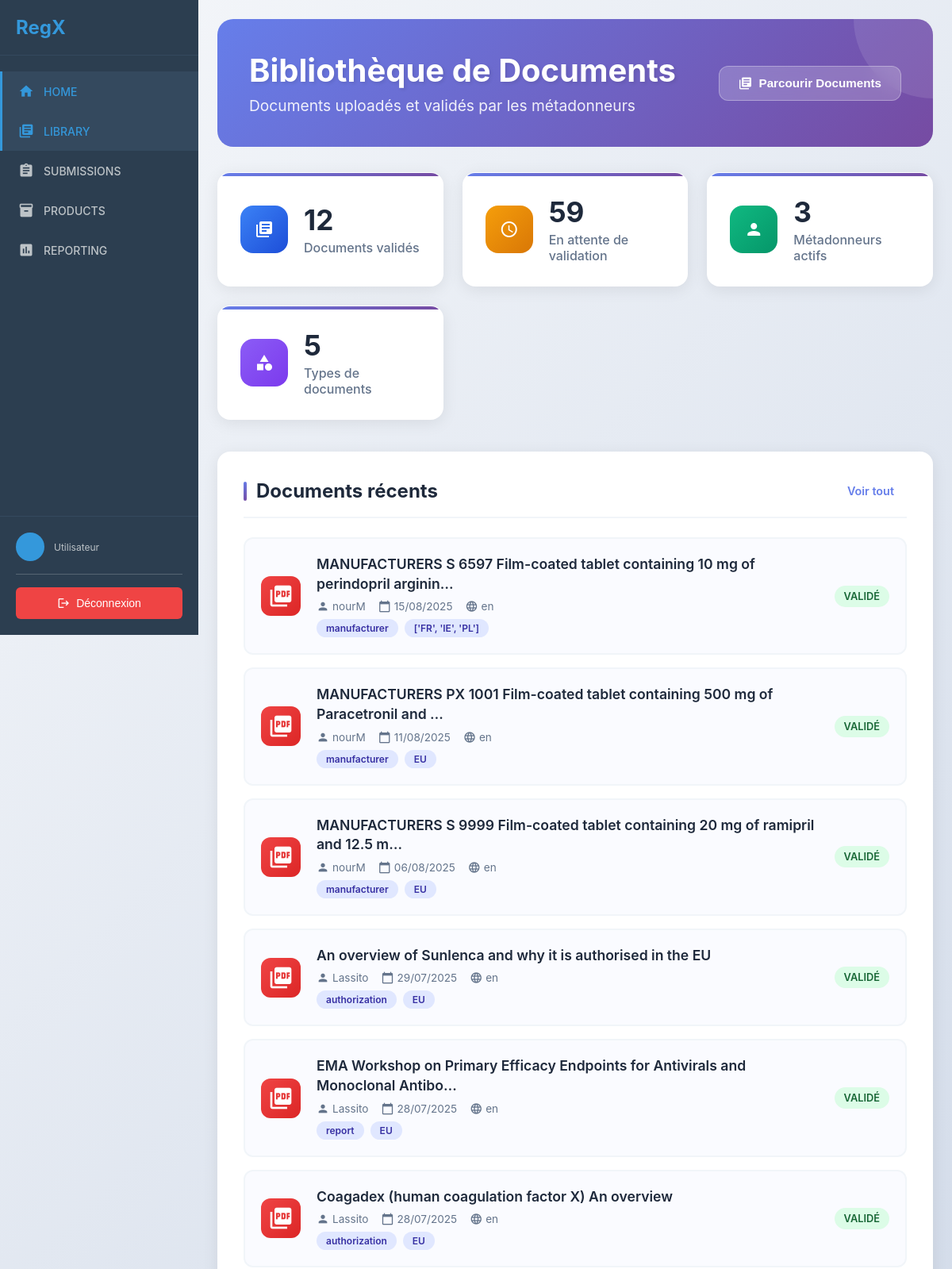
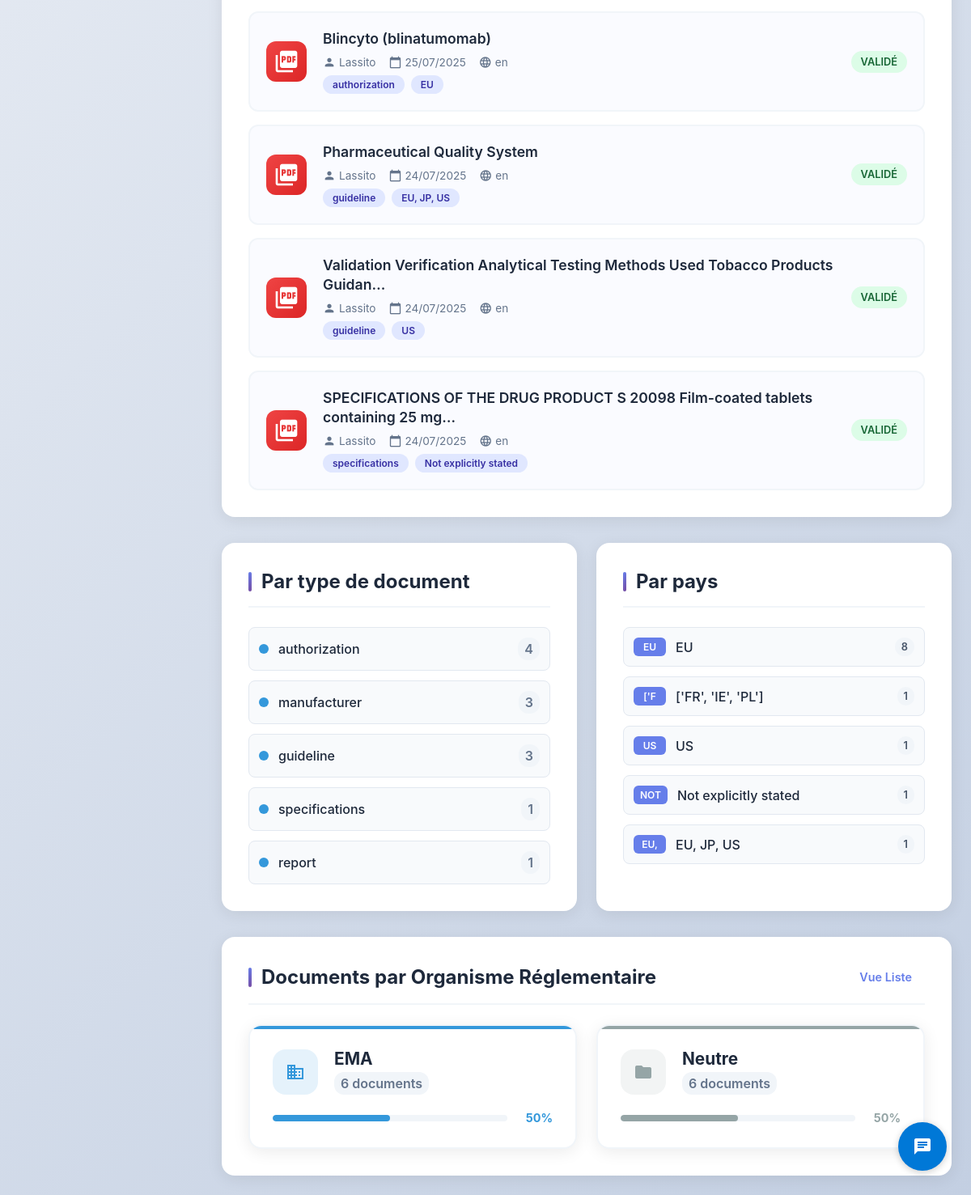
The app's page /client/library/ with its own data (2 pictures, top to bottom).
### rawdocs/models.py (models this page shows, shortened)
class RawDocument(models.Model):
    url = models.URLField(help_text="URL d'origine du PDF", blank=True)
    file = models.FileField(upload_to=pdf_upload_to, help_text="Fichier PDF téléchargé")
    created_at = models.DateTimeField(auto_now_add=True)
    owner = models.ForeignKey(
        settings.AUTH_USER_MODEL,
        on_delete=models.CASCADE,
        related_name='raw_documents',
        null=True, blank=True,
        help_text="Utilisateur qui a téléchargé ce document"
    )
    is_validated = models.BooleanField(default=False, help_text="Document validé par un métadonneur")
    validated_at = models.DateTimeField(null=True, blank=True)
    is_ready_for_expert = models.BooleanField(default=False, help_text="Document prêt pour révision expert")
    expert_ready_at = models.DateTimeField(null=True, blank=True,
                                           help_text="Date à laquelle le document est devenu prêt pour l'expert")
    total_pages = models.IntegerField(default=0, help_text="Nombre total de pages")
    pages_extracted = models.BooleanField(default=False, help_text="Pages extraites individuellement")
    title = models.TextField(blank=True, help_text="Titre du document")
    doc_type = models.CharField("Type", max_length=100, blank=True, help_text="Type du document (guide, rapport…)")
    publication_date = models.CharField(max_length=100, blank=True, help_text="Date de publication")
    version = models.CharField(max_length=50, blank=True, help_text="Version extraite")
    source = models.CharField(max_length=255, blank=True, help_text="Organisation émettrice (EMA, FDA…)")
    context = models.TextField(blank=True, help_text="Contexte extrait (2 phrases max)")
    country = models.CharField(max_length=100, blank=True, help_text="Pays détecté (GPE ou TLD)")
    language = models.CharField(max_length=10, blank=True, help_text="Langue détectée (fr, en…)")
    url_source = models.URLField(blank=True, help_text="URL d'origine pour référence")

### client/library/views.py (the view)
# urls.py: path('', views.library_dashboard, name='dashboard'),
def library_dashboard(request):
    total_documents = cache.get('total_documents')
    if total_documents is None:
        total_documents = RawDocument.objects.filter(is_validated=True).count()
        cache.set('total_documents', total_documents, 300)  # 5 minutes
    pending_validation = RawDocument.objects.filter(is_validated=False).count()
    total_metadonneurs = RawDocument.objects.values('owner').distinct().count()
    recent_documents = RawDocument.objects.filter(
        is_validated=True
    ).select_related('owner').order_by('-created_at')[:10]
    document_type_stats = cache.get('document_type_stats')
    if document_type_stats is None:
        document_type_stats = RawDocument.objects.filter(
            is_validated=True
        ).exclude(doc_type='').values('doc_type').annotate(
            count=Count('id')
        ).order_by('-count')[:5]
        cache.set('document_type_stats', document_type_stats, 300)
    country_stats = cache.get('country_stats')
    if country_stats is None:
        country_stats = RawDocument.objects.filter(
            is_validated=True
        ).exclude(country='').values('country').annotate(
            count=Count('id')
        ).order_by('-count')[:5]
        cache.set('country_stats', country_stats, 300)
    source_categories = cache.get('source_categories')
    if source_categories is None:
        source_stats = RawDocument.objects.filter(
            is_validated=True
        ).exclude(source='').values('source').annotate(
            count=Count('id')
        ).order_by('-count')
        categories = {}
        neutral_count = 0
        for stat in source_stats:
            source_name = stat['source'].upper()
            count = stat['count']
            if 'EMA' in source_name or 'EUROPEAN' in source_name:
                if 'EMA' not in categories:
                    categories['EMA'] = {'name': 'EMA', 'count': 0, 'color': '#3498db'}
                categories['EMA']['count'] += count
            elif 'FDA' in source_name:
                if 'FDA' not in categories:
                    categories['FDA'] = {'name': 'FDA', 'count': 0, 'color': '#e74c3c'}
                categories['FDA']['count'] += count
            elif 'ICH' in source_name:
                if 'ICH' not in categories:
                    categories['ICH'] = {'name': 'ICH', 'count': 0, 'color': '#f39c12'}
                categories['ICH']['count'] += count
            elif 'ANSM' in source_name:
                if 'ANSM' not in categories:
                    categories['ANSM'] = {'name': 'ANSM', 'count': 0, 'color': '#2ecc71'}
                categories['ANSM']['count'] += count
            elif 'MHRA' in source_name:
                if 'MHRA' not in categories:
                    categories['MHRA'] = {'name': 'MHRA', 'count': 0, 'color': '#9b59b6'}
                categories['MHRA']['count'] += count
            else:
                neutral_count += count
        if neutral_count > 0:
            categories['NEUTRE'] = {'name': 'Neutre', 'count': neutral_count, 'color': '#95a5a6'}
        source_categories = categories
        cache.set('source_categories', source_categories, 300)
    context = {
        'total_documents': total_documents,
        'pending_validation': pending_validation,
        'total_metadonneurs': total_metadonneurs,
        'recent_documents': recent_documents,
        'document_type_stats': document_type_stats,
        'country_stats': country_stats,
        'source_categories': source_categories,  # 🆕 Nouvelles catégories par source
    }
    return render(request, 'client/library/dashboard.html', context)

### templates/client/library/dashboard.html (shortened to what this page needs)
{% extends 'client/base.html' %}
{% load static %}
{% load document_filters %}
{% block extra_css %}
<link rel="stylesheet" href="{% static 'css/library.css' %}">
{% endblock %}
{% block content %}
<div class="library-dashboard">
    <div class="page-header">
        <div class="header-content">
            <div class="header-info">
                <h1>Bibliothèque de Documents</h1>
                <p>Documents uploadés et validés par les métadonneurs</p>
            </div>
            <div class="header-actions">
                <button class="btn btn-primary" onclick="location.href='{% url 'client:library:document_list' %}'">
                    <i class="material-icons">library_books</i>
                    Parcourir Documents
                </button>
            </div>
        </div>
    </div>
    <div class="stats-grid">
        <div class="stat-card">
            <div class="stat-icon blue">
                <i class="material-icons">library_books</i>
            </div>
            <div class="stat-content">
                <h3>{{ total_documents }}</h3>
                <p>Documents validés</p>
            </div>
        </div>
        <div class="stat-card">
            <div class="stat-icon orange">
                <i class="material-icons">schedule</i>
            </div>
            <div class="stat-content">
                <h3>{{ pending_validation }}</h3>
                <p>En attente de validation</p>
            </div>
        </div>
        <div class="stat-card">
            <div class="stat-icon green">
                <i class="material-icons">person</i>
            </div>
            <div class="stat-content">
                <h3>{{ total_metadonneurs }}</h3>
                <p>Métadonneurs actifs</p>
            </div>
        </div>
        <div class="stat-card">
            <div class="stat-icon purple">
                <i class="material-icons">category</i>
            </div>
            <div class="stat-content">
                <h3>{{ document_type_stats|length }}</h3>
                <p>Types de documents</p>
            </div>
        </div>
    </div>
    <div class="dashboard-content">
        <div class="dashboard-section">
            <div class="section-header">
                <h2>Documents récents</h2>
                <a href="{% url 'client:library:document_list' %}" class="view-all">Voir tout</a>
            </div>
            <div class="documents-list">
                {% for document in recent_documents %}
                <div class="document-card" onclick="location.href='{% url 'client:library:document_detail' document.pk %}'">
                    <div class="document-icon">
                        <i class="material-icons">picture_as_pdf</i>
                    </div>
                    <div class="document-content">
                        <h4>{{ document|document_title|truncatechars:80 }}</h4>
                        <div class="document-meta">
                            <span class="meta-item">
                                <i class="material-icons">person</i>
                                {{ document.owner.username|default:"Anonyme" }}
                            </span>
                            <span class="meta-item">
                                <i class="material-icons">calendar_today</i>
                                {{ document.created_at|date:"d/m/Y" }}
                            </span>
                            {% if document.language %}
                            <span class="meta-item">
                                <i class="material-icons">language</i>
                                {{ document.language }}
                            </span>
                            {% endif %}
                        </div>
                        {% if document.doc_type %}
                        <div class="document-tags">
                            <span class="tag">{{ document.doc_type }}</span>
                            {% if document.country %}
                            <span class="tag">{{ document.country }}</span>
                            {% endif %}
                        </div>
                        {% endif %}
                    </div>
                    <div class="document-actions">
                        <span class="status validated">Validé</span>
                    </div>
                </div>
                {% empty %}
                <div class="empty-state">
                    <i class="material-icons">library_books</i>
                    <h3>Aucun document disponible</h3>
                    <p>Les documents uploadés et validés par les métadonneurs apparaîtront ici.</p>
                </div>
                {% endfor %}
            </div>
        </div>
        <div class="dashboard-grid">
            <div class="dashboard-section">
                <div class="section-header">
                    <h2>Par type de document</h2>
                </div>
                <div class="category-stats">
                    {% for type_stat in document_type_stats %}
                    <div class="category-item" onclick="location.href='{% url 'client:library:documents_by_type' type_stat.doc_type %}'" style="cursor: pointer; transition: all 0.3s ease;">
                        <div class="category-color" style="background-color: #3498db;"></div>
                        <span class="category-name">{{ type_stat.doc_type }}</span>
                        <span class="category-count">{{ type_stat.count }}</span>
                    </div>
                    {% empty %}
                    <p class="no-data">Aucun type de document détecté</p>
                    {% endfor %}
                </div>
            </div>
            <div class="dashboard-section">
                <div class="section-header">
                    <h2>Par pays</h2>
                </div>
                <div class="authority-stats">
                    {% for country_stat in country_stats %}
                    <div class="authority-item" onclick="location.href='{% url 'client:library:documents_by_country' country_stat.country %}'" style="cursor: pointer; transition: all 0.3s ease;">
                        <span class="authority-code">{{ country_stat.country|slice:":3"|upper }}</span>
                        <span class="authority-name">{{ country_stat.country }}</span>
                        <span class="authority-count">{{ country_stat.count }}</span>
                    </div>
                    {% empty %}
                    <p class="no-data">Aucun pays détecté</p>
                    {% endfor %}
                </div>
            </div>
        </div>
        {% if source_categories %}
        <div class="dashboard-section">
            <div class="section-header">
                <h2>Documents par Organisme Réglementaire</h2>
                <div style="display: flex; gap: 8px;">
                    <a href="{% url 'client:library:document_list_horizontal' %}" class="view-all">Vue Liste</a>
                </div>
            </div>
            <div class="source-categories-grid">
                {% for key, category in source_categories.items %}
                <div class="source-category-card"
                     style="--category-color: {{ category.color }}; --category-color-light: {{ category.color }}20;"
                     onclick="location.href='{% url 'client:library:documents_by_category' key|lower %}'">
                    <div class="category-header">
                        <div class="category-icon">
                            <i class="material-icons">
                            </i>
                        </div>
                        <div class="category-info">
                            <h3>{{ category.name }}</h3>
                            <p class="category-count">{{ category.count }} document{{ category.count|pluralize }}</p>
                        </div>
                    </div>
                    <div class="category-progress">
                        <div class="progress-bar">
                            <div class="progress-fill" style="width: {% widthratio category.count total_documents 100 %}%;"></div>
                        </div>
                        <span class="progress-text">{% widthratio category.count total_documents 100 %}%</span>
                    </div>
                </div>
                {% endfor %}
            </div>
        </div>
        {% endif %}
    </div>
</div>
{% endblock %}

### records on screen
RawDocument: title "MANUFACTURERS S 6597 Film-coated tablet containing 10 mg of perindopril arginin…", owner.username "nourM", created_at "15/08/2025", language "en", doc_type "manufacturer", country "['FR', 'IE', 'PL']"
RawDocument: title "MANUFACTURERS PX 1001 Film-coated tablet containing 500 mg of Paracetronil and …", owner.username "nourM", created_at "11/08/2025", language "en", doc_type "manufacturer", country "EU"
RawDocument: title "MANUFACTURERS S 9999 Film-coated tablet containing 20 mg of ramipril and 12.5 m…", owner.username "nourM", created_at "06/08/2025", language "en", doc_type "manufacturer", country "EU"
RawDocument: title "An overview of Sunlenca and why it is authorised in the EU", owner.username "Lassito", created_at "29/07/2025", language "en", doc_type "authorization", country "EU"
RawDocument: title "EMA Workshop on Primary Efficacy Endpoints for Antivirals and Monoclonal Antibo…", owner.username "Lassito", created_at "28/07/2025", language "en", doc_type "report", country "EU"
RawDocument: title "Coagadex (human coagulation factor X) An overview", owner.username "Lassito", created_at "28/07/2025", language "en", doc_type "authorization", country "EU"
RawDocument: title "Blincyto (blinatumomab)", owner.username "Lassito", created_at "25/07/2025", language "en", doc_type "authorization", country "EU"
RawDocument: title "Pharmaceutical Quality System", owner.username "Lassito", created_at "24/07/2025", language "en", doc_type "guideline", country "EU, JP, US"
RawDocument: title "Validation Verification Analytical Testing Methods Used Tobacco Products Guidan…", owner.username "Lassito", created_at "24/07/2025", language "en", doc_type "guideline", country "US"
RawDocument: title "SPECIFICATIONS OF THE DRUG PRODUCT S 20098 Film-coated tablets containing 25 mg…", owner.username "Lassito", created_at "24/07/2025", language "en", doc_type "specifications", country "Not explicitly stated"

### other values on screen
{{ total_documents }} "12"
{{ pending_validation }} "59"
{{ total_metadonneurs }} "3"
{{ document_type_stats|length }} "5"
{{ type_stat.doc_type }} "authorization" "manufacturer" "guideline" "specifications" "report"
{{ type_stat.count }} "4" "3" "3" "1" "1"
{{ country_stat.country|slice:":3"|upper }} "EU" "['F" "US" "NOT" "EU,"
{{ country_stat.country }} "EU" "['FR', 'IE', 'PL']" "US" "Not explicitly stated" "EU, JP, US"
{{ country_stat.count }} "8" "1" "1" "1" "1"
{{ category.name }} "EMA" "Neutre"
{{ category.count }} "6" "6"
